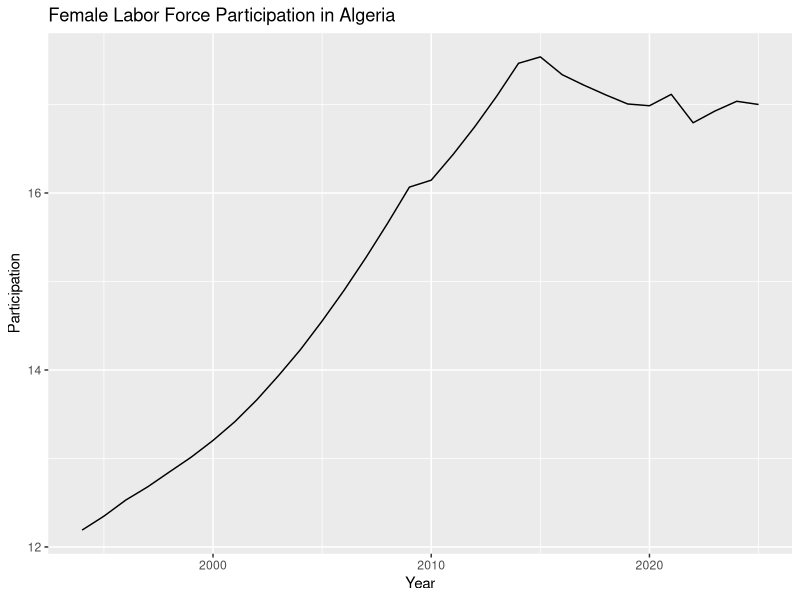

Source code (R):
## ---- chunk 1

my_data <- read.csv("MyData.csv.csv")

head(my_data)



## ---- chunk 2

library(dplyr)
library(tidyr)

## ---- chunk 3

long_data <- my_data |>
  pivot_longer(
    cols = `X1994`:`X2025`,
    names_to = "year",
    values_to = "labor_participation"
  ) |>
  select(-Indicator.Code) |>
    group_by(Country.Name, year) |>
  summarize(
    labor_participation = mean(labor_participation, na.rm = TRUE),
    .groups = "drop"
  ) 

long_data

## ---- chunk 4

library(ggplot2)

## ---- chunk 5

long_data |>
  filter(Country.Name == "Algeria") |>
  mutate(year = as.numeric(gsub("X", "", year)))|>
  ggplot(aes(x = year, y = labor_participation)) +
  geom_line() +
  labs(
    title = "Female Labor Force Participation in Algeria",
    x = "Year",
    y = "Participation"
  ) 
